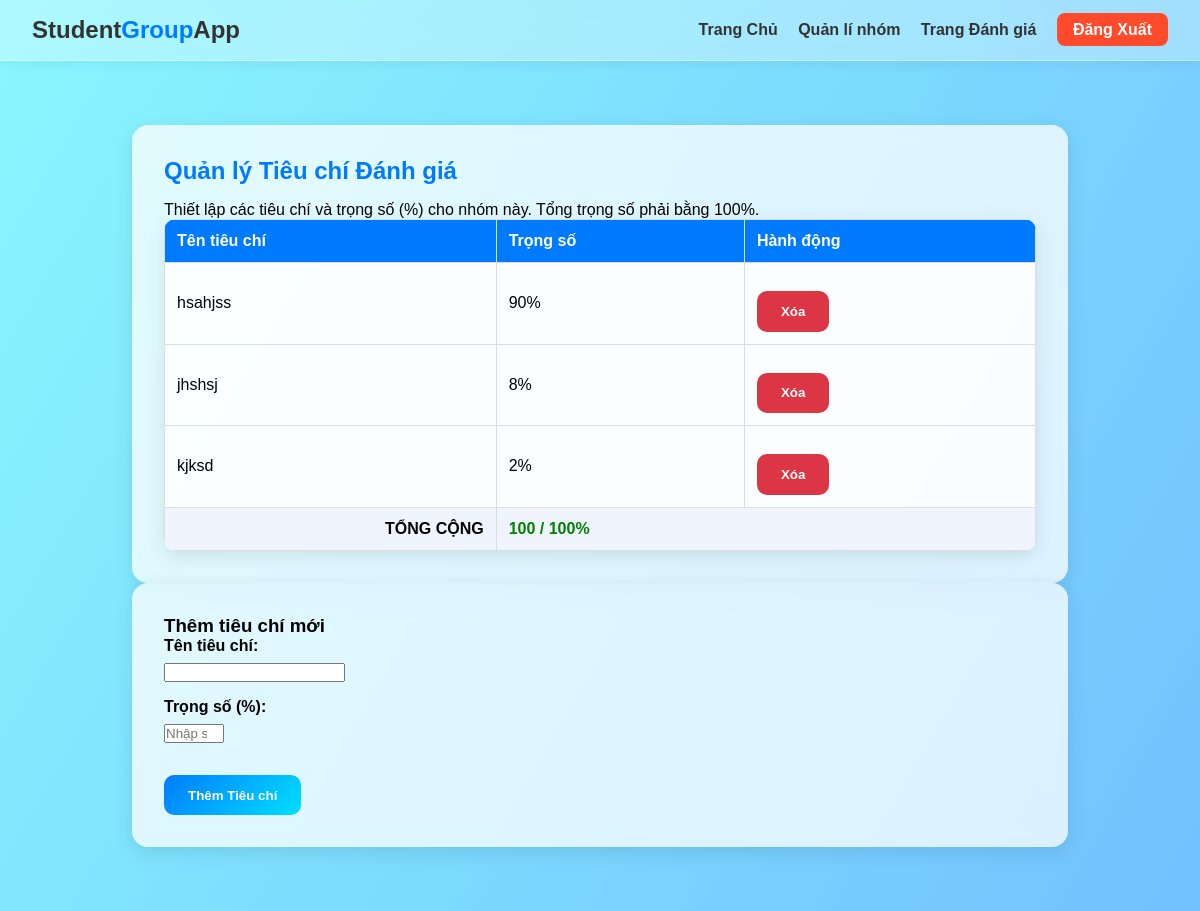
Page /index.php?page=manage_rubric&group_id=3 (signed in) on the committed database.
### tables this page shows
CREATE TABLE `group_rubric_criteria` (
  `criteria_id` int(11) NOT NULL,
  `group_id` int(11) NOT NULL,
  `criteria_name` varchar(255) NOT NULL COMMENT 'Tên tiêu chí (Admin tự nhập)',
  `criteria_weight` decimal(3,2) NOT NULL COMMENT 'Trọng số (ví dụ: 0.30 cho 30%)'
);

### app/controllers/RubricController.php (called while the page is built, shortened)
<?php
require_once 'app/models/Rubric.php';
require_once 'app/models/Group.php';
class RubricController {
    private $rubricModel;
    private $groupModel;
    public function __construct($db) {
        $this->db = $db;
        $this->rubricModel = new Rubric($this->db);
        $this->groupModel = new Group($this->db);
    }
    public function showManager() {
        $group_id = (int)$_GET['group_id'];
        $group = $this->groupModel->getGroupById($group_id);
        $criteria = $this->rubricModel->getCriteriaByGroup($group_id);
        require 'app/views/group_rubric_manager.php';
    }
}
?>

### app/models/Group.php (called while the page is built, shortened)
<?php
class Group {
    private $db;
    public function __construct($db) {
        $this->db = $db;
    }
    public function getGroupById($group_id) {
        $sql = "SELECT * FROM groups WHERE group_id = ?";
        $stmt = $this->db->prepare($sql);
        $stmt->execute([$group_id]);
        return $stmt->fetch(PDO::FETCH_ASSOC);
    }
}
?>

### app/models/Rubric.php (called while the page is built, shortened)
<?php
class Rubric {
    private $db;
    public function __construct($db) {
        $this->db = $db;
    }
    public function getCriteriaByGroup($group_id) {
        $sql = "SELECT * FROM group_rubric_criteria WHERE group_id = ? ORDER BY criteria_id ASC";
        $stmt = $this->db->prepare($sql);
        $stmt->execute([$group_id]);
        return $stmt->fetchAll(PDO::FETCH_ASSOC);
    }
}
?>

### app/views/group_rubric_manager.php (the view, shortened to what this page needs)
<!DOCTYPE html>
<html lang="vi">
<head>
    <link rel="stylesheet" href="public/css/group_rubric.css">
</head>
<body>
    <div class="background"></div>
    <header class="dashboard-header">
        <div class="logo">Student<span>Group</span>App</div>
        <nav>
            <a href="index.php?page=dashboard">Trang Chủ</a>
            <a href="index.php?page=group_details&id=<?php echo $group['group_id']; ?>">Quản lí nhóm</a>
            <a href="index.php?page=group_rubric&group_id=<?php echo $group['group_id']; ?>">Trang Đánh giá</a>
            <a href="index.php?action=logout" class="btn-logout">Đăng Xuất</a>
        </nav>
    </header>
    <main class="container">
        <div class="form-container">
            <h2>Quản lý Tiêu chí Đánh giá</h2>
            <p>Thiết lập các tiêu chí và trọng số (%) cho nhóm này. Tổng trọng số phải bằng 100%.</p>
            <table class="rubric-table">
                <thead>
                    <tr>
                        <th>Tên tiêu chí</th>
                        <th>Trọng số</th>
                        <th>Hành động</th>
                    </tr>
                </thead>
                <tbody>
                    <?php
                    $total_weight_display = 0;
                    if (empty($criteria)): ?>
                        <tr>
                            <td colspan="3" style="text-align: center;">Chưa có tiêu chí nào.</td>
                        </tr>
                    <?php else: ?>
                        <?php
                        foreach ($criteria as $c):
                            $weight_percent = $c['criteria_weight'] * 100;
                            $total_weight_display += $weight_percent;
                        ?>
                            <tr>
                                <td><?php echo htmlspecialchars($c['criteria_name']); ?></td>
                                <td><?php echo $weight_percent; ?>%</td>
                                <td>
                                    <form action="index.php?action=delete_criteria" method="POST" style="display:inline;">
                                        <button type="submit" class="btn" style="background: #dc3545;" onclick="return confirm('Bạn có chắc muốn xóa tiêu chí này?');">Xóa</button>
                                    </form>
                                </td>
                            </tr>
                        <?php endforeach; ?>
                    <?php endif; ?>
                </tbody>
                <tfoot>
                    <tr style="background: #f0f4ff; font-weight: bold;">
                        <td style="text-align: right;">TỔNG CỘNG</td>
                        <td colspan="2" style="<?php echo ($total_weight_display != 100) ? 'color: red;' : 'color: green;'; ?>">
                            <?php echo $total_weight_display; ?> / 100%
                        </td>
                    </tr>
                </tfoot>
            </table>
        </div>
        <div class="form-container">
            <h3>Thêm tiêu chí mới</h3>
            <form action="index.php?action=add_criteria" method="POST">
                <div class="form-group">
                    <label for="criteria_name">Tên tiêu chí:</label>
                    <input type="text" id="criteria_name" name="criteria_name" required>
                </div>
                <div class="form-group">
                    <label for="criteria_weight">Trọng số (%):</label>
                    <input type="number" id="criteria_weight" name="criteria_weight" min="1" max="100" required placeholder="Nhập số, ví dụ: 30">
                </div>
                <button type="submit" class="btn">Thêm Tiêu chí</button>
            </form>
        </div>
    </main>
</body>
</html>

### public/css/group_rubric.css (style rules this page uses)
* { margin: 0; padding: 0; box-sizing: border-box; font-family: 'Poppins', sans-serif; }
.background { position: fixed; inset: 0; background: linear-gradient(120deg, #89f7fe, #66a6ff, #fbc2eb); background-size: 300% 300%; animation: gradientMove 10s ease infinite; z-index: -1; }
.dashboard-header { display: flex; justify-content: space-between; align-items: center; padding: 1rem 2rem; backdrop-filter: blur(12px); background: rgba(255, 255, 255, 0.3); border-bottom: 1px solid rgba(255,255,255,0.4); position: sticky; top: 0; z-index: 10; box-shadow: 0 4px 10px rgba(0,0,0,0.05); }
.logo { font-size: 1.5rem; font-weight: 700; color: #333; }
.logo span { color: #007bff; }
nav a { margin-left: 1rem; text-decoration: none; color: #333; font-weight: 600; transition: 0.3s; }
.btn-logout { background: #ff4b2b; color: white !important; padding: 0.5rem 1rem; border-radius: 8px; }
.container { max-width: 1000px; margin: 2rem auto; padding: 2rem; }
.form-container { background: rgba(255,255,255,0.75); backdrop-filter: blur(10px); border-radius: 16px; padding: 2rem; box-shadow: 0 5px 20px rgba(0,0,0,0.1); animation: fadeIn 0.8s ease; }
.form-container h2 { color: #007bff; margin-bottom: 1rem; }
.form-group { margin-bottom: 1rem; }
label { display: block; font-weight: 600; margin-bottom: 0.5rem; }
.rubric-table { width: 100%; border-collapse: collapse; background: rgba(255,255,255,0.85); border-radius: 12px; overflow: hidden; box-shadow: 0 5px 20px rgba(0,0,0,0.1); }
.rubric-table th, .rubric-table td { padding: 12px; border: 1px solid #ddd; text-align: left; }
.rubric-table th { background-color: #007bff; color: #fff; }
.btn { background: linear-gradient(135deg, #007bff, #00e0ff); color: white; padding: 0.8rem 1.5rem; border-radius: 10px; font-weight: 600; border: none; cursor: pointer; transition: all 0.3s ease; margin-top: 1rem; }

### rows in the picture
group_rubric_criteria: criteria_name "hsahjss", criteria_weight "90"
group_rubric_criteria: criteria_name "jhshsj", criteria_weight "8"
group_rubric_criteria: criteria_name "kjksd", criteria_weight "2"

### other values in the picture
$total_weight_display "100"
